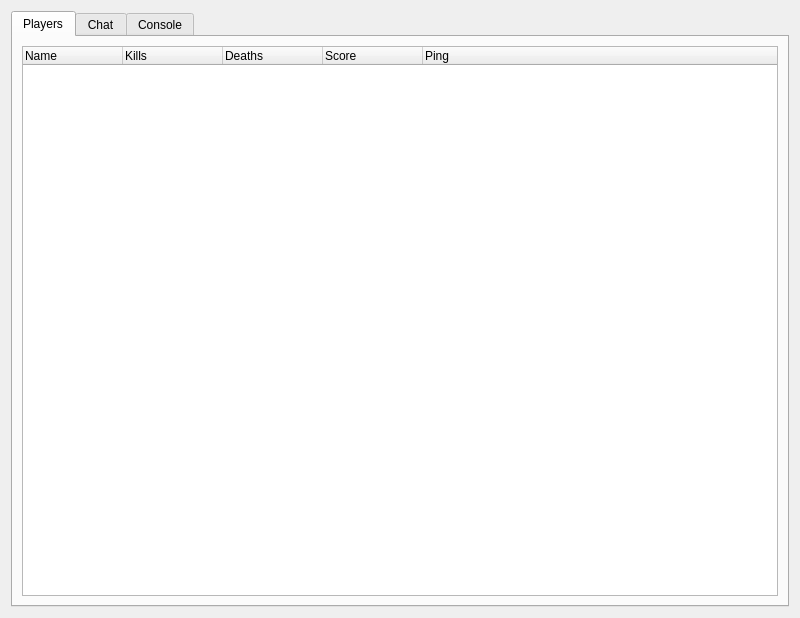
<?xml version="1.0" encoding="UTF-8"?>
<ui version="4.0">
 <class>MinecraftWidget</class>
 <widget class="QWidget" name="MinecraftWidget">
  <property name="geometry">
   <rect>
    <x>0</x>
    <y>0</y>
    <width>800</width>
    <height>618</height>
   </rect>
  </property>
  <property name="windowTitle">
   <string/>
  </property>
  <property name="locale">
   <locale language="English" country="UnitedStates"/>
  </property>
  <layout class="QGridLayout" name="gridLayout">
   <item row="0" column="0" colspan="2">
    <widget class="QTabWidget" name="tabWidget">
     <property name="currentIndex">
      <number>0</number>
     </property>
     <property name="documentMode">
      <bool>false</bool>
     </property>
     <widget class="QWidget" name="tab_pl">
      <attribute name="title">
       <string>Players</string>
      </attribute>
      <layout class="QGridLayout" name="gridLayout_tab_pl">
       <item row="1" column="0" colspan="2">
        <widget class="QTreeWidget" name="treeWidget_pl">
         <property name="locale">
          <locale language="English" country="UnitedKingdom"/>
         </property>
         <property name="frameShape">
          <enum>QFrame::StyledPanel</enum>
         </property>
         <property name="dragDropMode">
          <enum>QAbstractItemView::InternalMove</enum>
         </property>
         <column>
          <property name="text">
           <string>Name</string>
          </property>
         </column>
         <column>
          <property name="text">
           <string>Kills</string>
          </property>
         </column>
         <column>
          <property name="text">
           <string>Deaths</string>
          </property>
         </column>
         <column>
          <property name="text">
           <string>Score</string>
          </property>
         </column>
         <column>
          <property name="text">
           <string>Ping</string>
          </property>
         </column>
        </widget>
       </item>
      </layout>
     </widget>
     <widget class="QWidget" name="tab_ch">
      <attribute name="title">
       <string>Chat</string>
      </attribute>
      <layout class="QGridLayout" name="gridLayout_5">
       <item row="1" column="0">
        <widget class="QLineEdit" name="lineEdit_ch_input">
         <property name="locale">
          <locale language="English" country="UnitedStates"/>
         </property>
        </widget>
       </item>
       <item row="1" column="1">
        <widget class="QPushButton" name="pushButton_ch_send">
         <property name="locale">
          <locale language="English" country="UnitedStates"/>
         </property>
         <property name="text">
          <string>Send</string>
         </property>
        </widget>
       </item>
       <item row="0" column="0" colspan="2">
        <widget class="QTextEdit" name="textEdit_ch_output">
         <property name="locale">
          <locale language="English" country="UnitedStates"/>
         </property>
         <property name="readOnly">
          <bool>true</bool>
         </property>
         <property name="html">
          <string notr="true">&lt;!DOCTYPE HTML PUBLIC &quot;-//W3C//DTD HTML 4.0//EN&quot; &quot;http://www.w3.org/TR/REC-html40/strict.dtd&quot;&gt;
&lt;html&gt;&lt;head&gt;&lt;meta name=&quot;qrichtext&quot; content=&quot;1&quot; /&gt;&lt;style type=&quot;text/css&quot;&gt;
p, li { white-space: pre-wrap; }
&lt;/style&gt;&lt;/head&gt;&lt;body style=&quot; font-family:'MS Shell Dlg 2'; font-size:8.25pt; font-weight:400; font-style:normal;&quot;&gt;
&lt;p style=&quot;-qt-paragraph-type:empty; margin-top:0px; margin-bottom:0px; margin-left:0px; margin-right:0px; -qt-block-indent:0; text-indent:0px; font-family:'Ubuntu'; font-size:11pt;&quot;&gt;&lt;br /&gt;&lt;/p&gt;&lt;/body&gt;&lt;/html&gt;</string>
         </property>
        </widget>
       </item>
      </layout>
     </widget>
     <widget class="QWidget" name="tab_co">
      <attribute name="title">
       <string>Console</string>
      </attribute>
      <layout class="QGridLayout" name="gridLayout_3">
       <property name="leftMargin">
        <number>9</number>
       </property>
       <property name="topMargin">
        <number>9</number>
       </property>
       <property name="rightMargin">
        <number>9</number>
       </property>
       <property name="bottomMargin">
        <number>9</number>
       </property>
       <property name="spacing">
        <number>6</number>
       </property>
       <item row="1" column="0">
        <widget class="QLineEdit" name="lineEdit_co_input">
         <property name="locale">
          <locale language="English" country="UnitedStates"/>
         </property>
        </widget>
       </item>
       <item row="1" column="1">
        <widget class="QPushButton" name="pushButton_co_send">
         <property name="locale">
          <locale language="English" country="UnitedStates"/>
         </property>
         <property name="text">
          <string>Send</string>
         </property>
        </widget>
       </item>
       <item row="0" column="0" colspan="2">
        <widget class="QTextEdit" name="textEdit_co_output">
         <property name="enabled">
          <bool>true</bool>
         </property>
         <property name="styleSheet">
          <string notr="true"/>
         </property>
         <property name="locale">
          <locale language="English" country="UnitedStates"/>
         </property>
         <property name="readOnly">
          <bool>true</bool>
         </property>
         <property name="html">
          <string notr="true">&lt;!DOCTYPE HTML PUBLIC &quot;-//W3C//DTD HTML 4.0//EN&quot; &quot;http://www.w3.org/TR/REC-html40/strict.dtd&quot;&gt;
&lt;html&gt;&lt;head&gt;&lt;meta name=&quot;qrichtext&quot; content=&quot;1&quot; /&gt;&lt;style type=&quot;text/css&quot;&gt;
p, li { white-space: pre-wrap; }
&lt;/style&gt;&lt;/head&gt;&lt;body style=&quot; font-family:'MS Shell Dlg 2'; font-size:8.25pt; font-weight:400; font-style:normal;&quot;&gt;
&lt;p style=&quot;-qt-paragraph-type:empty; margin-top:0px; margin-bottom:0px; margin-left:0px; margin-right:0px; -qt-block-indent:0; text-indent:0px; font-family:'Ubuntu'; font-size:11pt;&quot;&gt;&lt;br /&gt;&lt;/p&gt;&lt;/body&gt;&lt;/html&gt;</string>
         </property>
        </widget>
       </item>
      </layout>
     </widget>
    </widget>
   </item>
  </layout>
 </widget>
 <resources/>
 <connections/>
</ui>
